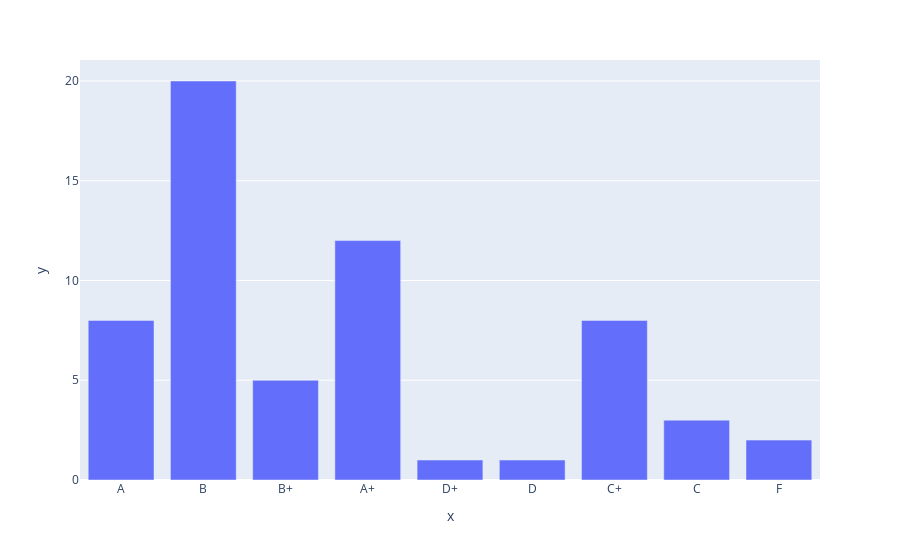

The code cell stored with this chart in its notebook:
### Code cell
import plotly.express as px

data_toancaocap1 = Counter(xeploai_df['Toán cao cấp 1'])
fig = px.bar(x=data_toancaocap1.keys(), y=data_toancaocap1.values())
fig.show()

### Figure 1 — Plotly figure (JSON) as saved in the notebook; plotly's stock layout.template omitted (floating-point values rounded to 4 significant figures)
{"data": [{"alignmentgroup": "True", "hovertemplate": "x=%{x}<br>y=%{y}<extra></extra>", "legendgroup": "", "marker": {"color": "#636efa"}, "name": "", "offsetgroup": "", "orientation": "v", "showlegend": false, "textposition": "auto", "type": "bar", "x": ["A", "B", "B+", "A+", "D+", "D", "C+", "C", "F"], "xaxis": "x", "y": [8, 20, 5, 12, 1, 1, 8, 3, 2], "yaxis": "y"}], "layout": {"barmode": "relative", "legend": {"tracegroupgap": 0}, "margin": {"t": 60}, "xaxis": {"anchor": "y", "domain": [0, 1], "title": {"text": "x"}}, "yaxis": {"anchor": "x", "domain": [0, 1], "title": {"text": "y"}}}}
